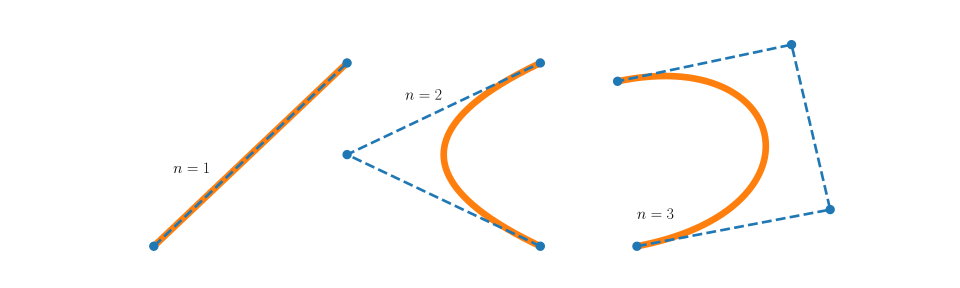

The script that saved this image:
import matplotlib.pyplot as plt
import numpy as np
from scipy.special import comb

from matplotlib import rc
rc('text', usetex=True)

def bernstein_poly(k, n, t):
	return comb(n,k) * t**(n-k) * (1-t)**k

def bezier_curve(control_points, num_samples = 1000):
	num_control_points = len(control_points)
	x_control_points = [point[0] for point in control_points]
	y_control_points = [point[1] for point in control_points]
	
	ts = np.linspace(0, 1, num_samples)
	bernstein = [bernstein_poly(k, num_control_points-1, ts) for k in range(num_control_points)]

	x_bezier_points = np.dot(x_control_points, bernstein)
	y_bezier_points = np.dot(y_control_points, bernstein)

	bezier_points = [[x_bezier_points[i], y_bezier_points[i]] for i in range(num_samples)]

	return bezier_points

def plot_points(points, color, control = False):
	xs = [point[0] for point in points]
	ys = [point[1] for point in points]
	
	if control:
		plt.plot(xs, ys, 'o--', color=color, linewidth=2)
	else:
		plt.plot(xs, ys, color=color, linewidth=5)
		
fig, ax = plt.subplots(figsize=(10,3))

# First set
control_points = [[0,0], [1, 1]] # [[x1,y1],[x2,y2],...]
bezier_points = bezier_curve(control_points)

plot_points(bezier_points, "tab:orange")
plot_points(control_points, "tab:blue", control = True)

# Second set
control_points = [[2,0], [1, 0.5], [2,1]] # [[x1,y1],[x2,y2],...]
bezier_points = bezier_curve(control_points)

plot_points(bezier_points, "tab:orange")
plot_points(control_points, "tab:blue", control = True)

# Third set
control_points = [[2.5,0], [3.5, 0.2], [3.3, 1.1], [2.4, 0.9]] # [[x1,y1],[x2,y2],...]
bezier_points = bezier_curve(control_points)

plot_points(bezier_points, "tab:orange")
plot_points(control_points, "tab:blue", control = True)

plt.text(0.1, 0.4, r"$n = 1$", fontsize="large", ma="center")
plt.text(1.3, 0.8, r"$n = 2$", fontsize="large", ma="center")
plt.text(2.5, 0.15, r"$n = 3$", fontsize="large", ma="center")

plt.axis("off")
plt.savefig("bezierDifferentDegrees.svg")
plt.show()
